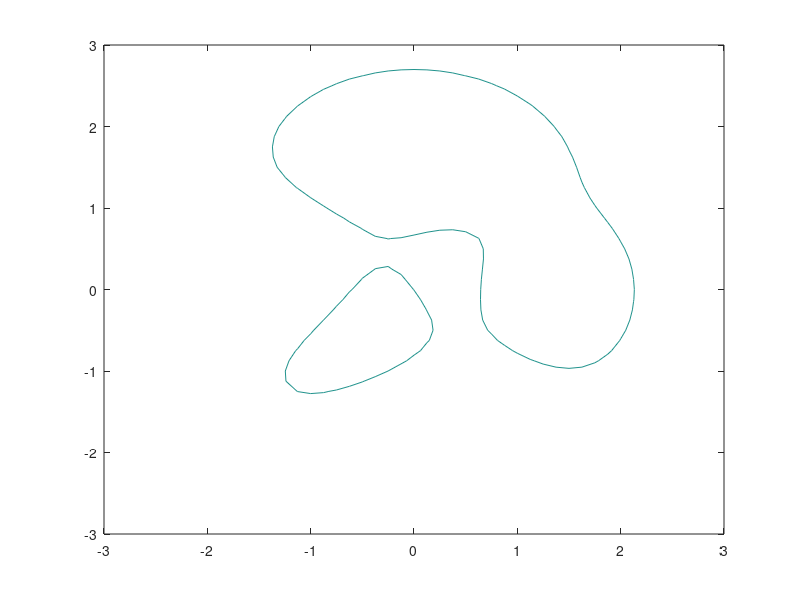

Recreate this plot in MATLAB.
%=============================================================================
% Copyright (c) 2016-present Allan CORNET (Nelson)
%=============================================================================
% This file is part of Nelson.
%=============================================================================
% LICENCE_BLOCK_BEGIN
% SPDX-License-Identifier: LGPL-3.0-or-later
% LICENCE_BLOCK_END
%=============================================================================
% <--WEIGHT 2-->
% <--ADV-CLI MODE-->
%=============================================================================
figure();
[X, Y, Z] = peaks;
v = [1, 1];
contour(X, Y, Z, v)
%=============================================================================
